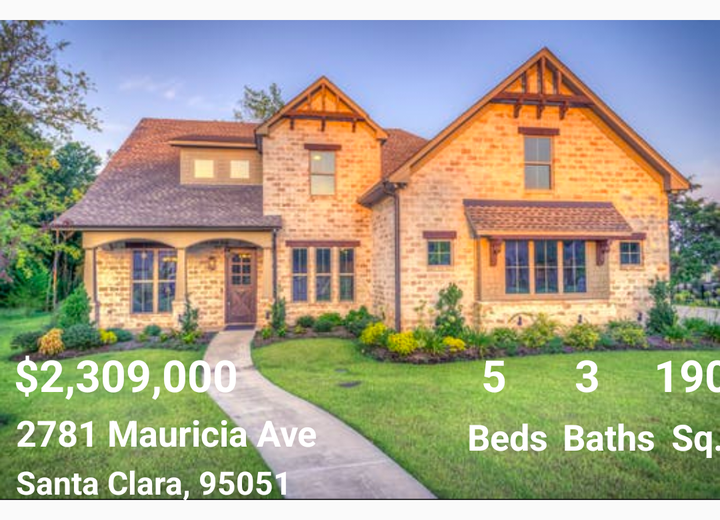
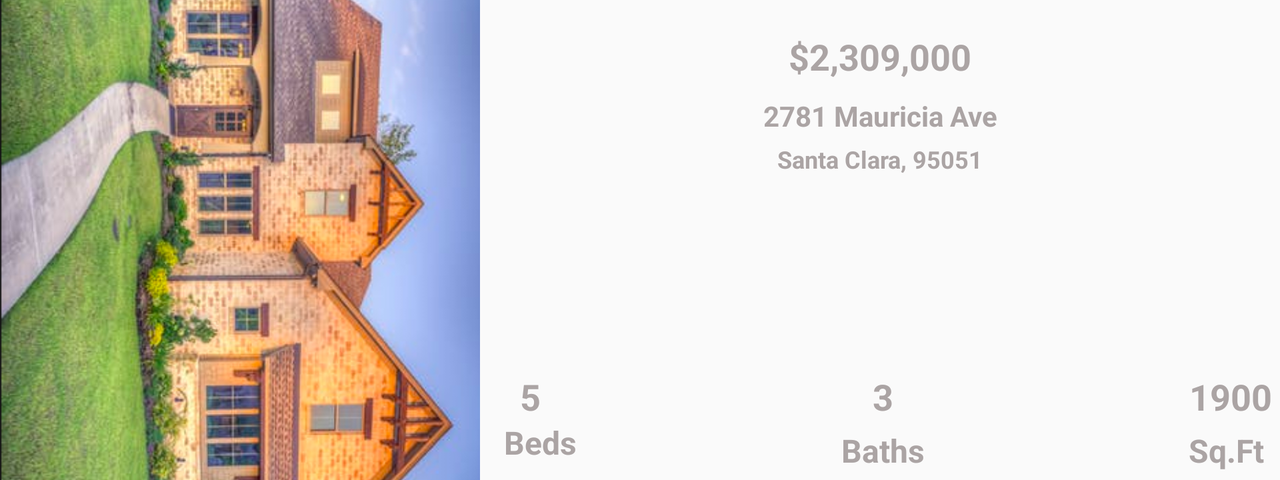

An Android layout and its configuration variant, each rendered on a device that would load it. The default file and the variant file are quoted in full after the pictures.
<!-- AndroidManifest.xml: application theme AppTheme -->
<!-- res/layout/property_listing_item.xml -->
<?xml version="1.0" encoding="utf-8"?>
<android.support.constraint.ConstraintLayout xmlns:android="http://schemas.android.com/apk/res/android"
    xmlns:app="http://schemas.android.com/apk/res-auto"
    xmlns:tools="http://schemas.android.com/tools"
    android:layout_width="match_parent"
    android:layout_height="wrap_content">

    <ImageView
        android:id="@+id/property_iv"
        android:layout_width="match_parent"
        android:layout_height="260dp"
        android:src="@drawable/house1"
        app:layout_constraintTop_toTopOf="parent"
        tools:layout_editor_absoluteX="-26dp"
        tools:layout_editor_absoluteY="0dp" />

    <TextView
        android:id="@+id/property_price_tv"
        android:layout_width="wrap_content"
        android:layout_height="wrap_content"
        android:layout_marginBottom="2dp"
        android:layout_marginLeft="7dp"
        android:layout_marginStart="7dp"
        android:text="$2,309,000"
        android:textSize="22dp"
        android:textColor="@color/white"
        android:textStyle="bold"
        app:layout_constraintBottom_toTopOf="@+id/property_address_line1_tv"
        app:layout_constraintStart_toStartOf="parent" />

    <TextView
        android:id="@+id/property_address_line1_tv"
        android:layout_width="wrap_content"
        android:layout_height="wrap_content"
        android:layout_marginBottom="2dp"
        android:layout_marginLeft="8dp"
        android:layout_marginStart="8dp"
        android:text="2781 Mauricia Ave"
        android:textSize="18dp"
        android:textColor="@color/white"
        android:textStyle="bold"
        app:layout_constraintBottom_toTopOf="@+id/property_address_line2_tv"
        app:layout_constraintStart_toStartOf="parent" />

    <TextView
        android:id="@+id/property_address_line2_tv"
        android:layout_width="wrap_content"
        android:layout_height="wrap_content"
        android:layout_marginBottom="8dp"
        android:layout_marginLeft="8dp"
        android:text="Santa Clara, 95051"
        android:textSize="16dp"
        android:textColor="@color/white"
        android:textStyle="bold"
        app:layout_constraintBottom_toBottomOf="@+id/property_iv"
        app:layout_constraintStart_toStartOf="parent" />

    <TextView
        android:id="@+id/property_bed_no_tv"
        android:layout_width="wrap_content"
        android:layout_height="wrap_content"
        android:text="5"
        android:textSize="22dp"
        android:textColor="@color/white"
        android:textStyle="bold"
        app:layout_constraintTop_toTopOf="@id/property_price_tv"
        app:layout_constraintStart_toEndOf="@id/property_address_line1_tv"
        android:layout_marginLeft="82dp" />

    <TextView
        android:id="@+id/property_beds_tv"
        android:layout_width="wrap_content"
        android:layout_height="wrap_content"
        android:layout_marginBottom="70dp"
        android:layout_marginTop="4dp"
        android:layout_marginLeft="75dp"
        android:textSize="18dp"
        android:text="Beds"
        android:textColor="@color/white"
        android:textStyle="bold"
        app:layout_constraintStart_toEndOf="@+id/property_address_line1_tv"
        app:layout_constraintTop_toBottomOf="@+id/property_bed_no_tv"/>

    <TextView
        android:id="@+id/property_bath_no_tv"
        android:layout_width="wrap_content"
        android:layout_height="wrap_content"
        android:layout_marginLeft="8dp"
        android:layout_marginStart="34dp"
        android:text="3"
        android:textSize="22dp"
        android:textColor="@color/white"
        android:textStyle="bold"
        app:layout_constraintTop_toTopOf="@id/property_bed_no_tv"
        app:layout_constraintStart_toEndOf="@+id/property_bed_no_tv"/>

    <TextView
        android:id="@+id/property_baths_tv"
        android:layout_width="wrap_content"
        android:layout_height="wrap_content"
        android:layout_marginTop="4dp"
        android:textSize="18dp"
        android:text="Baths"
        android:textColor="@color/white"
        android:layout_marginLeft="28dp"
        android:textStyle="bold"
        app:layout_constraintStart_toEndOf="@id/property_bed_no_tv"
        app:layout_constraintTop_toBottomOf="@+id/property_bath_no_tv" />

    <TextView
        android:id="@+id/property_sqft_no_tv"
        android:layout_width="wrap_content"
        android:layout_height="wrap_content"
        android:text="1900"
        android:textSize="22dp"
        android:textColor="@color/white"
        android:textStyle="bold"
        android:layout_marginLeft="27dp"
        app:layout_constraintStart_toEndOf="@id/property_bath_no_tv"
        app:layout_constraintTop_toTopOf="@id/property_bed_no_tv"/>

    <TextView
        android:id="@+id/property_sqft_tv"
        android:layout_width="wrap_content"
        android:layout_height="wrap_content"
        android:layout_marginTop="4dp"
        android:layout_marginLeft="8dp"
        android:text="Sq.Ft"
        android:textSize="18dp"
        android:textColor="@color/white"
        android:textStyle="bold"
        app:layout_constraintStart_toEndOf="@id/property_baths_tv"
        app:layout_constraintTop_toBottomOf="@+id/property_sqft_no_tv" />

</android.support.constraint.ConstraintLayout>
<!-- resources referenced by this layout -->
<resources>
  <color name="white">#FFFFFF</color>
  <!-- drawable house1: png bitmap (drawable-land, 415537 bytes) -->
  <style name="AppTheme" parent="Theme.AppCompat.Light.DarkActionBar">
          
          <item name="colorPrimary">@color/colorPrimary</item>
          <item name="colorPrimaryDark">@color/colorPrimaryDark</item>
          <item name="colorAccent">@color/colorAccent</item>
      </style>
  <color name="colorPrimary">#3F51B5</color>
  <color name="colorPrimaryDark">#303F9F</color>
  <color name="colorAccent">#FF4081</color>
</resources>
<!-- res/layout-land/property_listing_item.xml (the repository's variant of the layout above) -->
<!-- drawn on the phone turned sideways -->
<?xml version="1.0" encoding="utf-8"?>
<android.support.constraint.ConstraintLayout xmlns:android="http://schemas.android.com/apk/res/android"
    xmlns:app="http://schemas.android.com/apk/res-auto"
    xmlns:tools="http://schemas.android.com/tools"
    android:layout_width="match_parent"
    android:layout_height="wrap_content">

    <ImageView
        android:id="@+id/property_iv"
        android:layout_width="240dp"
        android:layout_height="240dp"
        android:src="@drawable/house1"
        app:layout_constraintTop_toTopOf="parent"
        app:layout_constraintStart_toStartOf="parent"
        android:scaleType="centerCrop" />

    <TextView
        android:id="@+id/property_price_tv"
        android:layout_width="0dp"
        android:layout_height="wrap_content"
        app:layout_constraintStart_toEndOf="@id/property_iv"
        app:layout_constraintEnd_toEndOf="parent"
        app:layout_constraintTop_toTopOf="parent"
        android:gravity="center"
        android:layout_marginTop="16dp"
        android:text="$2,309,000"
        android:textSize="18dp"
        android:textStyle="bold"
        android:textColor="@color/grey" />

    <TextView
        android:id="@+id/property_address_line1_tv"
        android:layout_width="0dp"
        android:layout_height="wrap_content"
        android:layout_marginBottom="2dp"
        android:text="2781 Mauricia Ave"
        android:textSize="14dp"
        android:textColor="@color/grey"
        android:textStyle="bold"
        android:gravity="center"
        android:layout_marginTop="8dp"
        app:layout_constraintTop_toBottomOf="@+id/property_price_tv"
        app:layout_constraintStart_toStartOf="@id/property_price_tv"
        app:layout_constraintEnd_toEndOf="parent" />

    <TextView
        android:id="@+id/property_address_line2_tv"
        android:layout_width="0dp"
        android:layout_height="wrap_content"
        android:layout_marginBottom="8dp"
        android:text="Santa Clara, 95051"
        android:textSize="12dp"
        android:textColor="@color/grey"
        android:textStyle="bold"
        android:gravity="center"
        android:layout_marginTop="4dp"
        app:layout_constraintTop_toBottomOf="@+id/property_address_line1_tv"
        app:layout_constraintStart_toStartOf="@id/property_price_tv"
        app:layout_constraintEnd_toEndOf="parent"/>

    <TextView
        android:id="@+id/property_bed_no_tv"
        android:layout_width="wrap_content"
        android:layout_height="wrap_content"
        android:text="5"
        android:textSize="18dp"
        android:layout_marginLeft ="20dp"
        android:layout_marginStart="20dp"
        android:textColor="@color/grey"
        android:textStyle="bold"
        app:layout_constraintStart_toEndOf="@id/property_iv"
        app:layout_constraintBottom_toTopOf="@+id/property_beds_tv"/>

    <TextView
        android:id="@+id/property_beds_tv"
        android:layout_width="wrap_content"
        android:layout_height="wrap_content"
        android:layout_marginBottom="8dp"
        android:layout_marginTop="4dp"
        android:layout_marginLeft ="12dp"
        android:layout_marginStart="12dp"
        android:textSize="16dp"
        android:text="Beds"
        android:textColor="@color/grey"
        android:textStyle="bold"
        app:layout_constraintStart_toEndOf="@id/property_iv"
        app:layout_constraintBottom_toBottomOf="parent"/>

    <TextView
        android:id="@+id/property_baths_no_tv"
        android:layout_width="0dp"
        android:layout_height="wrap_content"
        android:text="3"
        android:textSize="18dp"
        android:textColor="@color/grey"
        android:gravity="center"
        android:textStyle="bold"
        app:layout_constraintTop_toTopOf="@id/property_bed_no_tv"
        app:layout_constraintStart_toEndOf="@id/property_beds_tv"
        app:layout_constraintEnd_toStartOf="@id/property_sqft_no_tv"/>

    <TextView
        android:id="@+id/property_baths_tv"
        android:layout_width="0dp"
        android:layout_height="wrap_content"
        android:layout_marginTop="4dp"
        android:textSize="16dp"
        android:gravity="center"
        android:text="Baths"
        android:textColor="@color/grey"
        android:textStyle="bold"
        app:layout_constraintStart_toEndOf="@id/property_beds_tv"
        app:layout_constraintEnd_toStartOf="@id/property_sqft_tv"
        app:layout_constraintTop_toTopOf="@+id/property_beds_tv" />

    <TextView
        android:id="@+id/property_sqft_no_tv"
        android:layout_width="wrap_content"
        android:layout_height="wrap_content"
        android:text="1900"
        android:textSize="18dp"
        android:textColor="@color/grey"
        android:textStyle="bold"
        android:layout_marginEnd="4dp"
        android:layout_marginRight="4dp"
        app:layout_constraintTop_toTopOf="@id/property_bed_no_tv"
        app:layout_constraintEnd_toEndOf="parent"/>

    <TextView
        android:id="@+id/property_sqft_tv"
        android:layout_width="wrap_content"
        android:layout_height="wrap_content"
        android:layout_marginTop="4dp"
        android:text="Sq.Ft"
        android:textSize="16dp"
        android:textColor="@color/grey"
        android:textStyle="bold"
        android:layout_marginEnd="8dp"
        android:layout_marginRight="8dp"
        app:layout_constraintEnd_toEndOf="parent"
        app:layout_constraintTop_toTopOf="@+id/property_beds_tv" />

</android.support.constraint.ConstraintLayout>
<!-- resources referenced by the variant -->
<!-- as the phone turned sideways resolves them -->
<resources>
  <color name="grey">#aba4a4</color>
  <!-- drawable house1: png bitmap (drawable-land, 415537 bytes) -->
  <style name="AppTheme" parent="Theme.AppCompat.Light.DarkActionBar">
          
          <item name="colorPrimary">@color/colorPrimary</item>
          <item name="colorPrimaryDark">@color/colorPrimaryDark</item>
          <item name="colorAccent">@color/colorAccent</item>
      </style>
  <color name="colorPrimary">#3F51B5</color>
  <color name="colorPrimaryDark">#303F9F</color>
  <color name="colorAccent">#FF4081</color>
</resources>
